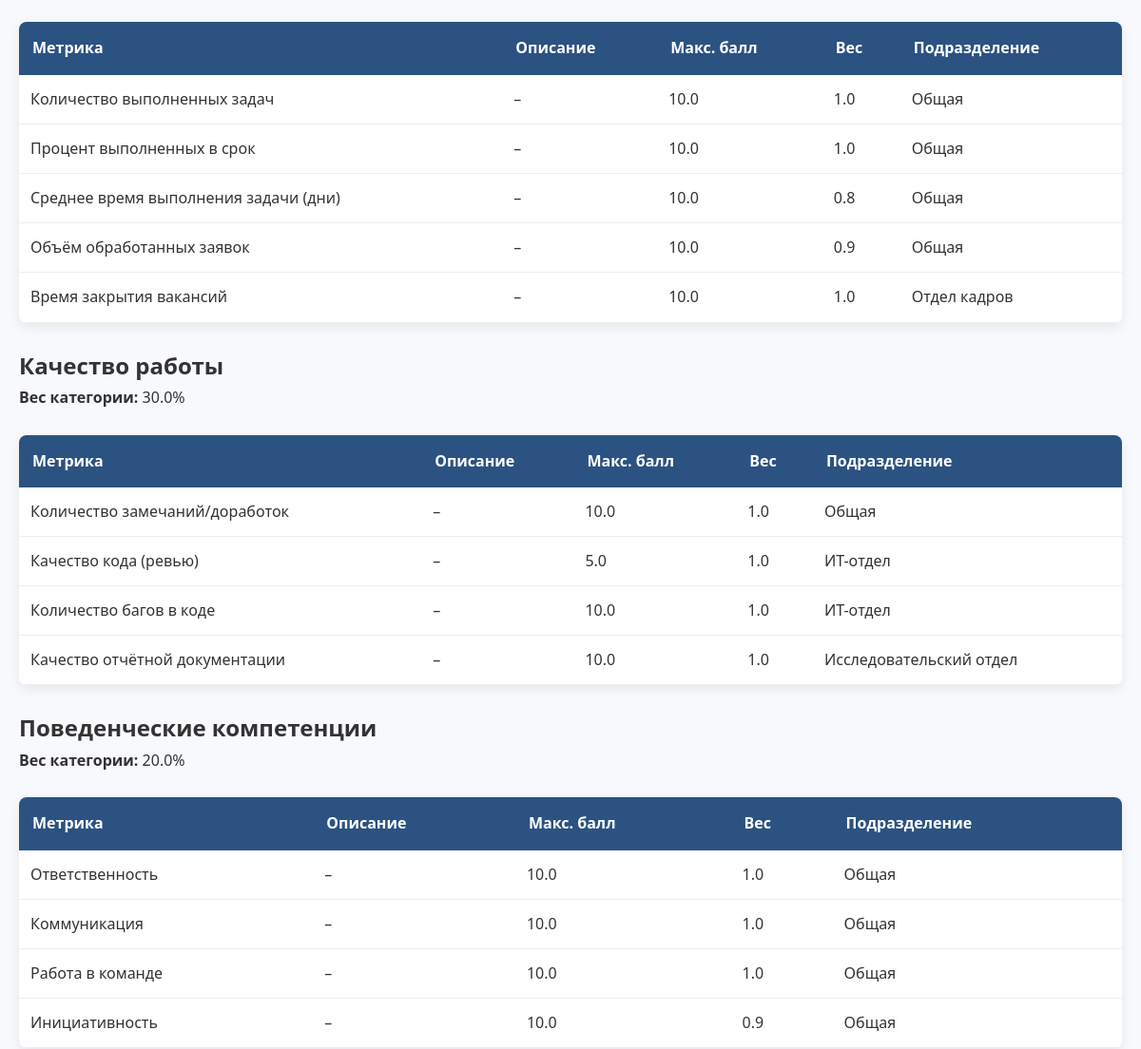
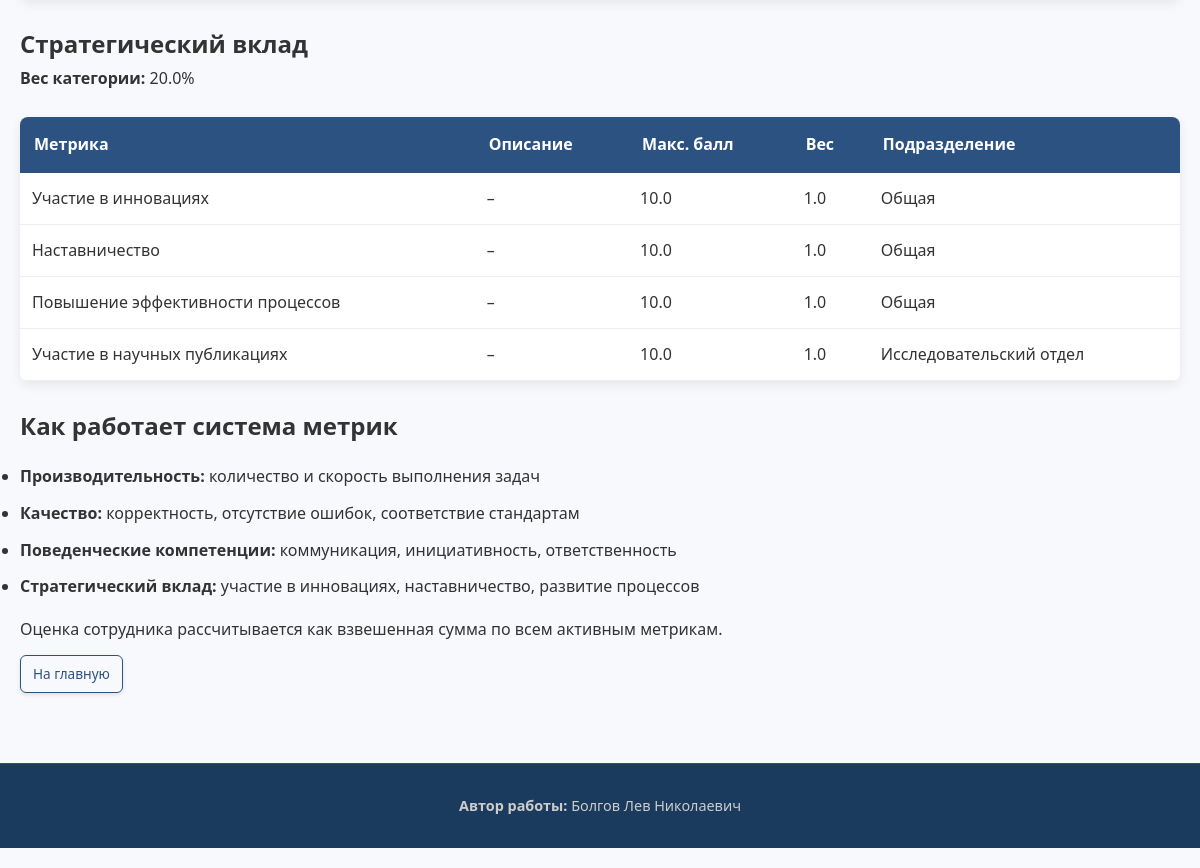
The app's page /metrics (lower part), older data (2 pictures, top to bottom).
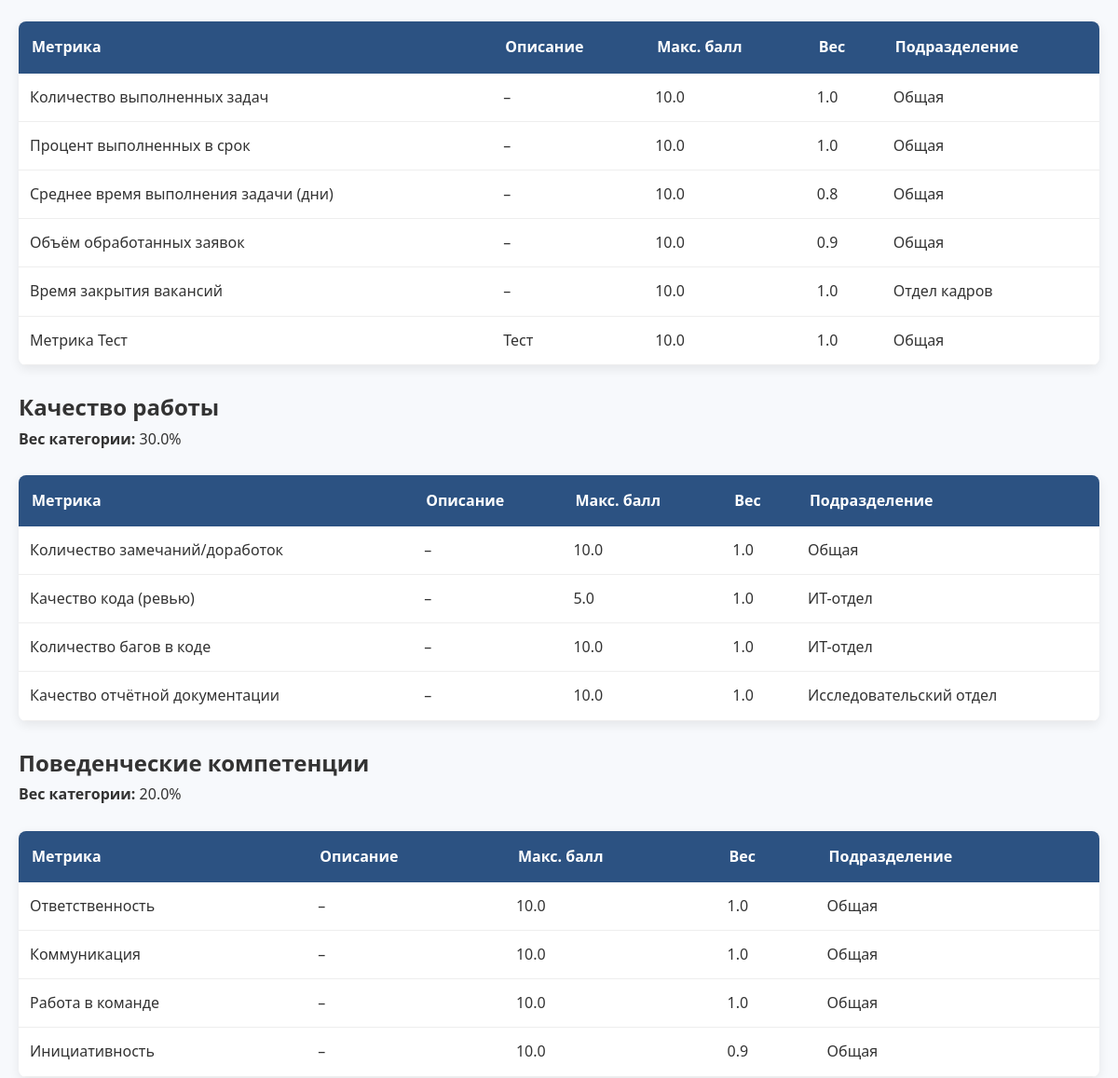
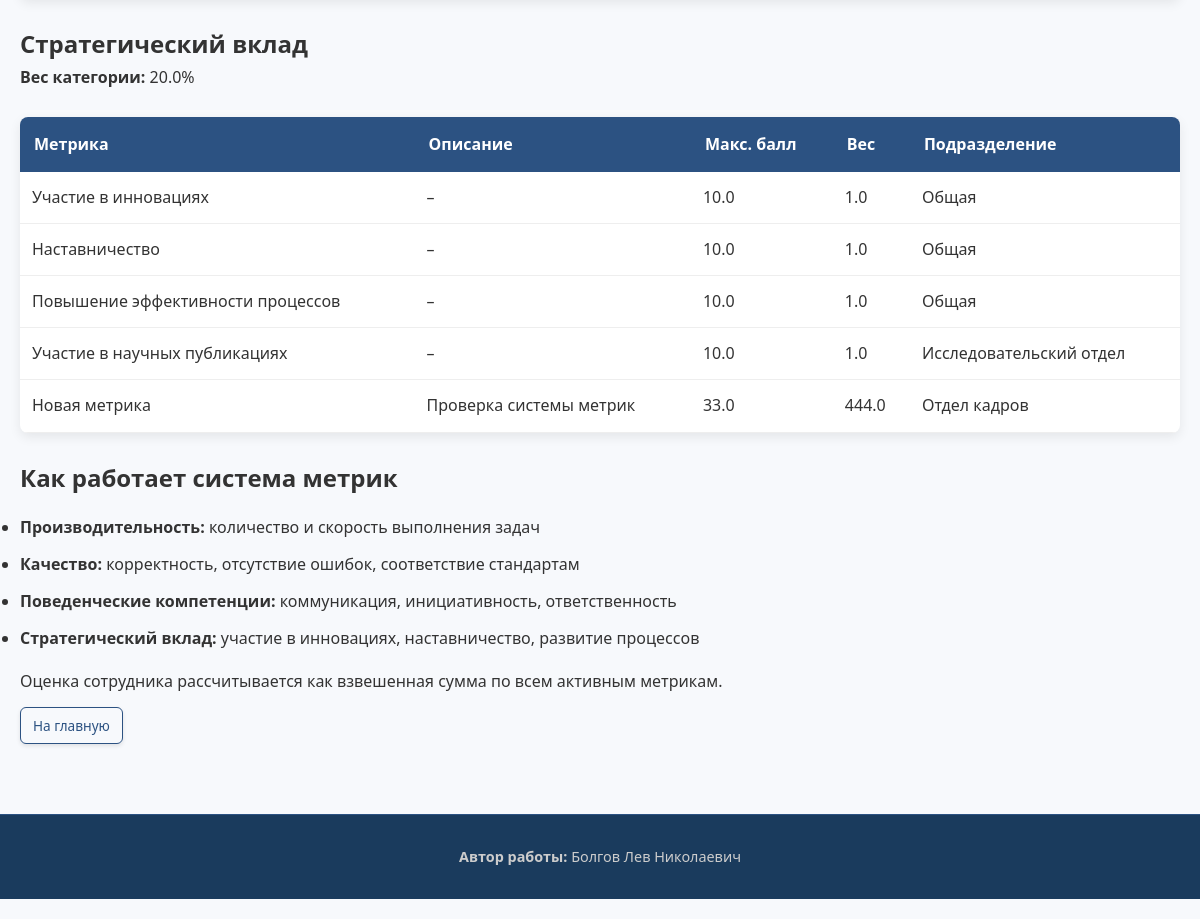
The same page, newer data (2 pictures, top to bottom).
### app/models.py (models this page shows)
class MetricCategory(db.Model):
    __tablename__ = 'metric_categories'
    id = db.Column(db.Integer, primary_key=True)
    name = db.Column(db.String(50), nullable=False)
    description = db.Column(db.Text)
    weight = db.Column(db.Float, default=0.25)

class PerformanceMetric(db.Model):
    __tablename__ = 'performance_metrics'
    id = db.Column(db.Integer, primary_key=True)
    name = db.Column(db.String(150), nullable=False)
    description = db.Column(db.Text)
    category_id = db.Column(db.Integer, db.ForeignKey('metric_categories.id'), nullable=False)
    category = db.relationship('MetricCategory')
    max_score = db.Column(db.Float, default=10.0)
    scale_type = db.Column(db.String(20), default='10-point')
    department_id = db.Column(db.Integer, db.ForeignKey('departments.id'))
    is_active = db.Column(db.Boolean, default=True)
    weight = db.Column(db.Float, default=1.0)
    department = db.relationship('Department', backref='custom_metrics')
    exclusions = db.relationship('MetricExclusion', backref='metric', cascade="all, delete-orphan")

class Department(db.Model):
    __tablename__ = 'departments'
    id = db.Column(db.Integer, primary_key=True)
    name = db.Column(db.String(100), nullable=False, unique=True)
    description = db.Column(db.Text)

### app/views.py (the view)
@views.route('/metrics')
def metrics():
    categories = MetricCategory.query.all()
    metrics = PerformanceMetric.query.filter_by(is_active=True).all()
    breadcrumbs = [("Главная", url_for('views.index')), ("Метрики оценки", url_for('views.metrics'))]
    return render_with_breadcrumbs('metrics.html', breadcrumbs, categories=categories, metrics=metrics)

### app/views.py (called while the page is built)
def render_with_breadcrumbs(template, breadcrumbs, **context):
    return render_template(template, breadcrumbs=breadcrumbs, **context)

### app/templates/metrics.html (shortened to what this page needs)
{% extends "base.html" %}
{% block content %}
{% for category in categories %}
<div class="section">
    <h2>{{ category.name }}</h2>
    <p><strong>Вес категории:</strong> {{ "%.1f"|format(category.weight * 100) }}%</p>
    {% set category_metrics = metrics | selectattr('category_id', 'equalto', category.id) | list %}
    {% if category_metrics %}
    <table>
        <thead>
            <tr>
                <th>Метрика</th>
                <th>Описание</th>
                <th>Макс. балл</th>
                <th>Вес</th>
                <th>Подразделение</th>
            </tr>
        </thead>
        <tbody>
            {% for m in category_metrics %}
            <tr>
                <td>{{ m.name }}</td>
                <td>{{ m.description or '–' }}</td>
                <td>{{ m.max_score }}</td>
                <td>{{ "%.1f"|format(m.weight) }}</td>
                <td>
                    {% if m.department %}
                        <span class="badge">{{ m.department.name }}</span>
                    {% else %}
                        <span class="badge badge-secondary">Общая</span>
                    {% endif %}
                </td>
            </tr>
            {% endfor %}
        </tbody>
    </table>
    {% else %}
    <p class="text-muted">Метрики в этой категории отсутствуют.</p>
    {% endif %}
</div>
{% endfor %}
<div class="section">
    <h2>Как работает система метрик</h2>
    <ul class="styled-list">
        <li><strong>Производительность:</strong> количество и скорость выполнения задач</li>
        <li><strong>Качество:</strong> корректность, отсутствие ошибок, соответствие стандартам</li>
        <li><strong>Поведенческие компетенции:</strong> коммуникация, инициативность, ответственность</li>
        <li><strong>Стратегический вклад:</strong> участие в инновациях, наставничество, развитие процессов</li>
    </ul>
    <p>Оценка сотрудника рассчитывается как взвешенная сумма по всем активным метрикам.</p>
</div>
<div class="action-buttons">
    <a href="{{ url_for('views.index') }}" class="btn btn-outline">На главную</a>
</div>
{% endblock %}

Row changes from the older to the newer data that the page shows:
added PerformanceMetric: name "Метрика Тест", description "Тест", max_score "10.0", weight "1.0", shows "Общая", shown under MetricCategory (number 1 of 4 on the later page)
added PerformanceMetric: name "Новая метрика", description "Проверка системы метрик", max_score "33.0", weight "444.0", department.name "Отдел кадров", shown under MetricCategory "Стратегический вклад"
